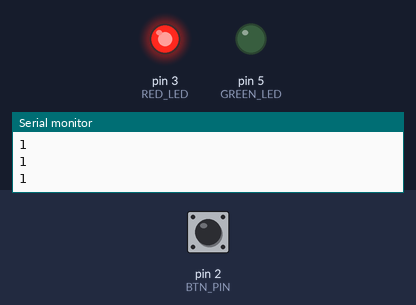
Recording of a sketch running on a simulated Arduino Uno, built with avr-gcc and run on an emulated ATmega328P. On the bench: output pins drawn as LEDs (lit = HIGH), the last lines printed to the serial monitor. Inputs (shaded band) come from the test bench; at power-on: pin 2 (BTN_PIN) HIGH.

Above: at 1.2 s.
1.3 s: pin 2 (BTN_PIN) pulled LOW for 0.15 s
At 2.3 s:
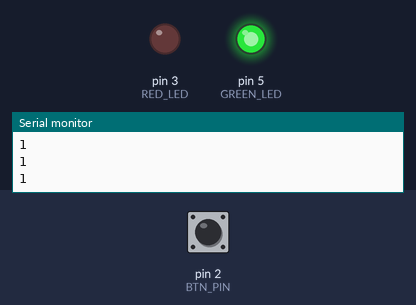
2.9 s: pin 2 (BTN_PIN) pulled LOW for 1 s
At 3.5 s:
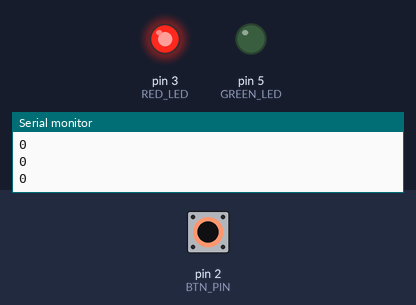
5.4 s: pin 2 (BTN_PIN) pulled LOW for 3.2 s
At 6.6 s:
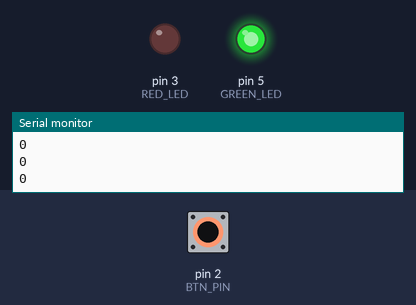
Timing chart, 0 to 8.4 s (numbered marks = the images above; inputs shaded):
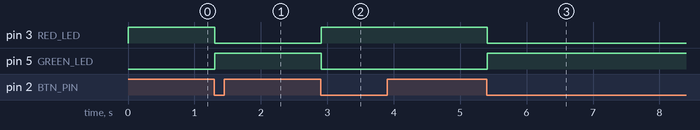

The sketch:

code.ino
```cpp
const int BTN_PIN = 2;
const int RED_LED = 3;
const int GREEN_LED = 5;
int buttonState = HIGH;
int redState = HIGH;
int greenState = LOW;

void setup() {
  // put your setup code here, to run once:
  Serial.begin(9600);
  pinMode(BTN_PIN, INPUT_PULLUP);
  pinMode(RED_LED, OUTPUT);
  pinMode(GREEN_LED, OUTPUT);
  digitalWrite(RED_LED, redState);
  digitalWrite(GREEN_LED, greenState);
}

void loop() {
  // put your main code here, to run repeatedly:
  // the button was pressed
  if(debounce(BTN_PIN) == LOW && buttonState == HIGH){
    buttonState = LOW;        // update the state
    redState = !redState;         // toggle the LED state
    greenState = !greenState;
  }
  //when the button is open after pressing it
  else if(debounce(BTN_PIN) == HIGH && buttonState == LOW){
    buttonState = HIGH;
  }

  Serial.println(buttonState);

  // set the 2 LEDS
  digitalWrite(RED_LED, redState);
  digitalWrite(GREEN_LED, greenState);
}

boolean debounce(int pin)
{
  boolean state;
  boolean previousState;
  previousState = digitalRead(pin);
  for(int i=0; i<10; i++){
    delay(1);  // wait for 1 millisecond
    state = digitalRead(pin);
    if(state != previousState){
      i = 0;  //reset the iterative counter
      previousState = state;  //set the previous state
    }
  }
  return state;
}
```

Measured:
- after the input at 1.3 s, pin 3 (RED_LED): HIGH → LOW at once; pin 5 (GREEN_LED): LOW → HIGH at once
- after the input at 2.9 s, pin 3 (RED_LED): LOW → HIGH at once; pin 5 (GREEN_LED): HIGH → LOW at once
- after the input at 5.4 s, pin 3 (RED_LED): HIGH → LOW at once; pin 5 (GREEN_LED): LOW → HIGH at once
